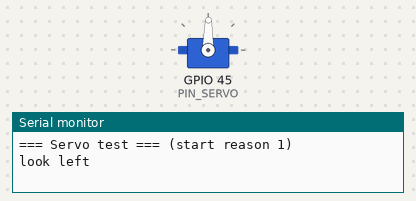
This sketch was run on a simulated ESP32. Shown: servo, the last lines printed to the serial monitor. Servo pulses on a pin are drawn as a servo (544–2400 µs = 0–180°).

Above: at 2.35 s.
At 3.25 s:
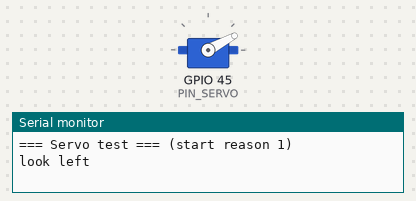
At 4.15 s:
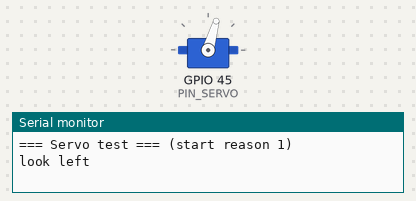
At 6.65 s:
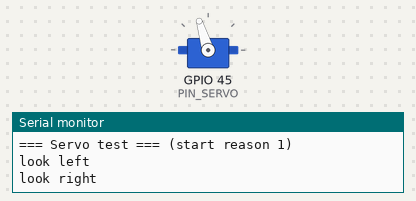
Timing chart, 0 to 9.7 s (numbered marks = the images above):
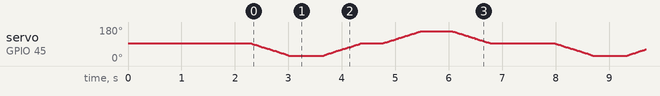

The sketch:

servo_test.ino
```cpp
// Servo test: the neck. Slowly turns the micro servo left, back to the middle,
// right, and back, like a head looking around. No library: a 50 Hz PWM signal
// where the pulse width (0.5-2.5 ms) sets the angle.
// Wiring (see README): red -> 5V, brown -> GND, orange -> GPIO 45.
// Prints why the board started, so a brown-out reset from the servo shows up.

#include <esp_system.h>

const int PIN_SERVO = 45;

void writeAngle(int deg) {
  int us = map(deg, 0, 180, 500, 2500);
  ledcWrite(PIN_SERVO, (uint32_t)us * 16384 / 20000);  // 14-bit duty, 20 ms period
}

void sweep(int from, int to) {
  int step = from < to ? 1 : -1;
  for (int a = from; a != to; a += step) {
    writeAngle(a);
    delay(12);  // slow and smooth
  }
  writeAngle(to);
}

void setup() {
  Serial.begin(115200);
  delay(1500);
  esp_reset_reason_t why = esp_reset_reason();
  Serial.printf("\n=== Servo test === (start reason %d%s)\n", why,
                why == ESP_RST_BROWNOUT ? ": BROWN-OUT, the servo pulled the power down!" : "");
  ledcAttach(PIN_SERVO, 50, 14);
  writeAngle(90);
  delay(800);
}

void loop() {
  Serial.println("look left");
  sweep(90, 30);
  delay(600);
  sweep(30, 90);
  delay(400);
  Serial.println("look right");
  sweep(90, 150);
  delay(600);
  sweep(150, 90);
  delay(1200);
}
```
